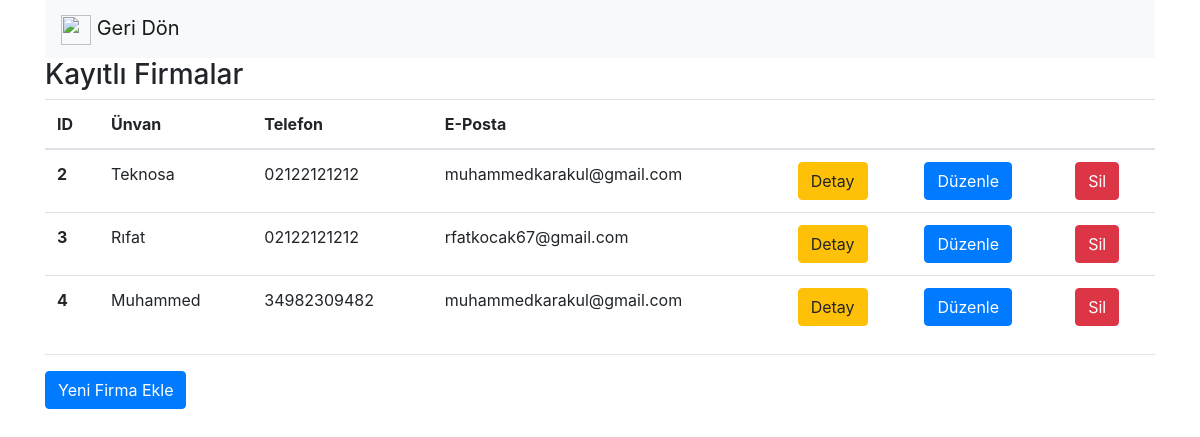
Page /firmaListe on the committed database.
### safeputapp/models.py (models this page shows, shortened)
class Firma(models.Model):
    kutuk_no = models.CharField(max_length = 10, verbose_name = "Kütük Numarası")
    unvan = models.CharField(max_length = 50, verbose_name = "Ünvan")
    adres = models.CharField(max_length = 250, verbose_name = "Adres")
    posta_kodu = models.CharField(max_length = 10, verbose_name = "Posta Kodu")
    sehir = models.CharField(max_length = 50, verbose_name = "Şehir")
    telefon = models.CharField(max_length = 20, verbose_name = "Telefon")
    faks = models.CharField(max_length = 20, verbose_name = "Faks")
    eposta = models.CharField(max_length = 50, verbose_name = "E-Posta")
    aktifmi = models.BooleanField(verbose_name = "Aktif mi?", default = True)
    olusturma_tarihi = models.DateTimeField(auto_now_add = True, blank = True, verbose_name = "Oluşturma Tarihi")
    duzunleme_tarihi = models.DateTimeField(verbose_name = "Duzenleme Tarihi", blank = True, null = True)

### safeputapp/views.py (the view)
# urls.py: url(r'^firmaListe', firmaListe),
def firmaListe(request):
    firmalar = Firma.objects.all()
    return render( request, "firmaListe.html", { "firmalar" : firmalar } )

### safeputapp/templates/firmaListe.html (shortened to what this page needs)
<!DOCTYPE html>
    <html>
        <head>
        <link rel="stylesheet" href="https://maxcdn.bootstrapcdn.com/bootstrap/4.0.0/css/bootstrap.min.css">
        </head>
        <body>
            <div class="container">
                <nav class="navbar navbar-light bg-light">
                    <a class="navbar-brand" href="anasayfa">
                        <img src="https://image.flaticon.com/icons/svg/118/118739.svg" width="30" height="30" alt=""> Geri Dön
                    </a>
                </nav>
                <h3>Kayıtlı Firmalar</h3>
                    {% if firmalar %}
                        <table class="table">
                            <thead>
                                <tr>
                                <th scope="col">ID</th>
                                <th scope="col">Ünvan</th>
                                <th scope="col">Telefon</th>
                                <th scope="col">E-Posta</th>
                                <th scope="col"></th>
                                <th scope="col"></th>
                                <th scope="col"></th>
                                </tr>
                            </thead>
                            <tbody>
                                {% for firma in firmalar %}
                                    {% if firma.aktifmi %}
                                        <tr>
                                            <th scope="row"> {{ firma.id }} </th>
                                            <td> {{ firma.unvan }} </td>
                                            <td> {{ firma.telefon }} </td>
                                            <td> {{ firma.eposta }} </td>
                                            <td><a href="/firmaDetay/{{firma.id}}" class="btn btn-warning">Detay</td>
                                            <td><a href="/firmaDuzenle/{{firma.id}}" class="btn btn-primary">Düzenle</td>
                                            <td><a href="/firmaSil/{{firma.id}}" class="btn btn-danger">Sil</td>
                                        </tr>
                                    {% endif %}
                                {% endfor %}
                            </tbody>
                        </table>
                    {% else %}
                        <div class="alert alert-danger">
                            Kayıt bulunamadı.
                        </div>
                    {% endif %}
                <hr>
                <a href="firmaEkle" class="btn btn-primary"> Yeni Firma Ekle </a>
            </div>
        </body>
</html>

### rows in the picture
Firma: id "2", unvan "Teknosa", telefon "02122121212", eposta "muhammedkarakul@gmail.com"
Firma: id "3", unvan "Rıfat", telefon "02122121212", eposta "rfatkocak67@gmail.com"
Firma: id "4", unvan "Muhammed", telefon "34982309482", eposta "muhammedkarakul@gmail.com"
